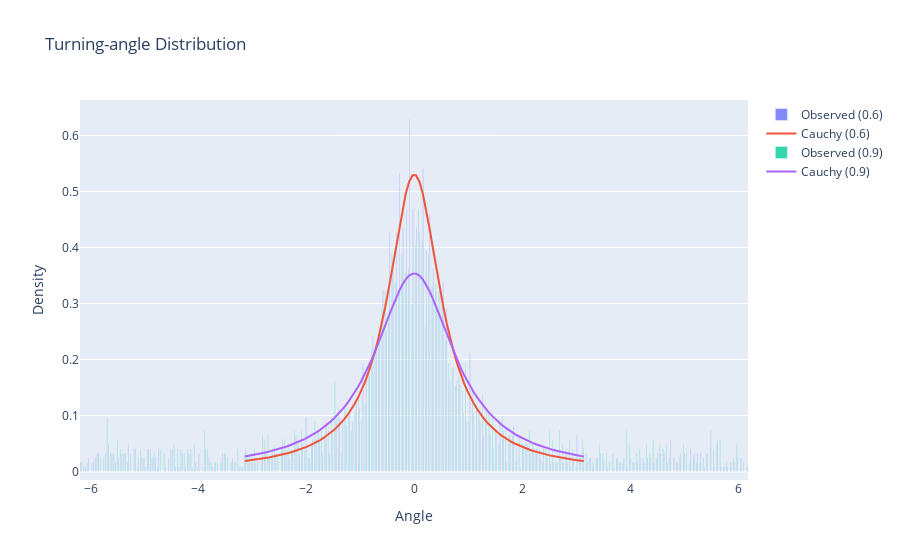

Here is the notebook cell this chart was saved with:
### Markdown cell above
# Activity 3: Turning-angle Distribution - (source dist. vs observed dist.)
- Consider two CRW trajectories with different Cauchy coefficients.
- Write a function that returns the turning angles for a given trajectory.
- Compare the observed distribution (histogram) to the source distribution (curve) for both trajectories, as shown in the figure below.
- Display the results using plotly.

### Code cell
def crw_trajectory(N, scale, dim=2):
    angles = cauchy.rvs(scale=scale, size=N)  #Cauchy distribution Angles
    trajectory = np.zeros((N, dim))
    
    # Init random walk
    direction = np.random.rand() * 2 * np.pi
    for i in range(1, N):
        direction += angles[i]  #change angle direction
        trajectory[i] = trajectory[i-1] + np.array([np.cos(direction), np.sin(direction)])
    
    return trajectory, angles
#Calculate turning angle 
def turning_angles(trajectory):
    angles = []
    for i in range(1, len(trajectory)-1):
        vec1 = trajectory[i] - trajectory[i-1]
        vec2 = trajectory[i+1] - trajectory[i]
        
        angle = np.arctan2(vec2[1], vec2[0]) - np.arctan2(vec1[1], vec1[0])
        angles.append(angle)
        
    return np.array(angles)
#plot the histograms
def turning_angles_histogram(angles, cauchy_scale, name):
    
    hist = np.histogram(angles, bins=200, density=True)
    
    x = np.linspace(-np.pi, np.pi, 100)
    pdf = cauchy.pdf(x, scale=cauchy_scale)
    
    # create it using Plotly
    trace_hist = go.Bar(x=hist[1][:-1], y=hist[0], name=f'Observed ({name})', opacity=0.8)
    trace_pdf = go.Scatter(x=x, y=pdf, mode='lines', name=f'Cauchy ({name})')
    
    return [trace_hist, trace_pdf]

# create CRW trajectories wit diferents cauchy coeficients
N = 2000
scale_1 = 0.6
scale_2 = 0.9

traj_1, angles_1 = crw_trajectory(N, scale=scale_1)
traj_2, angles_2 = crw_trajectory(N, scale=scale_2)

#Calculate turning-angle for both trajectories.
turning_angles_1 = turning_angles(traj_1)
turning_angles_2 = turning_angles(traj_2)

fig = go.Figure()

#Add the histogram for 0.6 cauchy coeficient
fig.add_traces(turning_angles_histogram(turning_angles_1, scale_1, name='0.6'))

#Add the histogram for 0.9 cauchy coeficient
fig.add_traces(turning_angles_histogram(turning_angles_2, scale_2, name='0.9'))

#layout
fig.update_layout(title='Turning-angle Distribution',
                  xaxis=dict(title='Angle'),
                  yaxis=dict(title='Density'))
                  
fig.show()

### Figure 1 — Plotly figure (JSON) as saved in the notebook; plotly's stock layout.template omitted (floating-point values rounded to 4 significant figures; data arrays with more than 128 entries replaced by an {"elided": "..."} marker saying what was removed)
{"data": [{"name": "Observed (0.6)", "opacity": 0.8, "type": "bar", "x": {"elided": "200 float values"}, "y": {"elided": "200 float values"}}, {"mode": "lines", "name": "Cauchy (0.6)", "type": "scatter", "x": [-3.142, -3.078, -3.015, -2.951, -2.888, -2.824, -2.761, -2.697, -2.634, -2.57, -2.507, -2.443, -2.38, -2.317, -2.253, -2.19, -2.126, -2.063, -1.999, -1.936, -1.872, -1.809, -1.745, -1.682, -1.618, -1.555, -1.491, -1.428, -1.365, -1.301, -1.238, -1.174, -1.111, -1.047, -0.9837, -0.9203, -0.8568, -0.7933, -0.7299, -0.6664, -0.6029, -0.5395, -0.476, -0.4125, -0.3491, -0.2856, -0.2221, -0.1587, -0.0952, -0.03173, 0.03173, 0.0952, 0.1587, 0.2221, 0.2856, 0.3491, 0.4125, 0.476, 0.5395, 0.6029, 0.6664, 0.7299, 0.7933, 0.8568, 0.9203, 0.9837, 1.047, 1.111, 1.174, 1.238, 1.301, 1.365, 1.428, 1.491, 1.555, 1.618, 1.682, 1.745, 1.809, 1.872, 1.936, 1.999, 2.063, 2.126, 2.19, 2.253, 2.317, 2.38, 2.443, 2.507, 2.57, 2.634, 2.697, 2.761, 2.824, 2.888, 2.951, 3.015, 3.078, 3.142], "y": [0.01867, 0.01942, 0.02021, 0.02106, 0.02196, 0.02291, 0.02393, 0.02501, 0.02617, 0.02741, 0.02874, 0.03017, 0.0317, 0.03335, 0.03513, 0.03705, 0.03913, 0.04139, 0.04384, 0.0465, 0.04941, 0.05259, 0.05607, 0.0599, 0.06411, 0.06875, 0.0739, 0.0796, 0.08595, 0.09304, 0.101, 0.1099, 0.1198, 0.1311, 0.1438, 0.1582, 0.1746, 0.193, 0.2139, 0.2375, 0.264, 0.2934, 0.3256, 0.3602, 0.3964, 0.4325, 0.4666, 0.4958, 0.5175, 0.529, 0.529, 0.5175, 0.4958, 0.4666, 0.4325, 0.3964, 0.3602, 0.3256, 0.2934, 0.264, 0.2375, 0.2139, 0.193, 0.1746, 0.1582, 0.1438, 0.1311, 0.1198, 0.1099, 0.101, 0.09304, 0.08595, 0.0796, 0.0739, 0.06875, 0.06411, 0.0599, 0.05607, 0.05259, 0.04941, 0.0465, 0.04384, 0.04139, 0.03913, 0.03705, 0.03513, 0.03335, 0.0317, 0.03017, 0.02874, 0.02741, 0.02617, 0.02501, 0.02393, 0.02291, 0.02196, 0.02106, 0.02021, 0.01942, 0.01867]}, {"name": "Observed (0.9)", "opacity": 0.8, "type": "bar", "x": {"elided": "200 float values"}, "y": {"elided": "200 float values"}}, {"mode": "lines", "name": "Cauchy (0.9)", "type": "scatter", "x": [-3.142, -3.078, -3.015, -2.951, -2.888, -2.824, -2.761, -2.697, -2.634, -2.57, -2.507, -2.443, -2.38, -2.317, -2.253, -2.19, -2.126, -2.063, -1.999, -1.936, -1.872, -1.809, -1.745, -1.682, -1.618, -1.555, -1.491, -1.428, -1.365, -1.301, -1.238, -1.174, -1.111, -1.047, -0.9837, -0.9203, -0.8568, -0.7933, -0.7299, -0.6664, -0.6029, -0.5395, -0.476, -0.4125, -0.3491, -0.2856, -0.2221, -0.1587, -0.0952, -0.03173, 0.03173, 0.0952, 0.1587, 0.2221, 0.2856, 0.3491, 0.4125, 0.476, 0.5395, 0.6029, 0.6664, 0.7299, 0.7933, 0.8568, 0.9203, 0.9837, 1.047, 1.111, 1.174, 1.238, 1.301, 1.365, 1.428, 1.491, 1.555, 1.618, 1.682, 1.745, 1.809, 1.872, 1.936, 1.999, 2.063, 2.126, 2.19, 2.253, 2.317, 2.38, 2.443, 2.507, 2.57, 2.634, 2.697, 2.761, 2.824, 2.888, 2.951, 3.015, 3.078, 3.142], "y": [0.02682, 0.02785, 0.02894, 0.03009, 0.03131, 0.0326, 0.03398, 0.03543, 0.03698, 0.03863, 0.04038, 0.04225, 0.04425, 0.04638, 0.04867, 0.05112, 0.05374, 0.05657, 0.0596, 0.06287, 0.06639, 0.07019, 0.07429, 0.07873, 0.08354, 0.08875, 0.09441, 0.1005, 0.1072, 0.1145, 0.1223, 0.1309, 0.1402, 0.1503, 0.1611, 0.1729, 0.1855, 0.199, 0.2134, 0.2284, 0.2441, 0.2602, 0.2764, 0.2923, 0.3074, 0.3213, 0.3334, 0.343, 0.3498, 0.3532, 0.3532, 0.3498, 0.343, 0.3334, 0.3213, 0.3074, 0.2923, 0.2764, 0.2602, 0.2441, 0.2284, 0.2134, 0.199, 0.1855, 0.1729, 0.1611, 0.1503, 0.1402, 0.1309, 0.1223, 0.1145, 0.1072, 0.1005, 0.09441, 0.08875, 0.08354, 0.07873, 0.07429, 0.07019, 0.06639, 0.06287, 0.0596, 0.05657, 0.05374, 0.05112, 0.04867, 0.04638, 0.04425, 0.04225, 0.04038, 0.03863, 0.03698, 0.03543, 0.03398, 0.0326, 0.03131, 0.03009, 0.02894, 0.02785, 0.02682]}], "layout": {"title": {"text": "Turning-angle Distribution"}, "xaxis": {"title": {"text": "Angle"}}, "yaxis": {"title": {"text": "Density"}}}}
